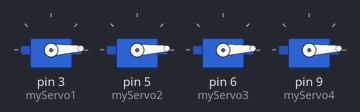
Recording of a sketch running on a simulated Arduino Uno, built with avr-gcc and run on an emulated ATmega328P. Shown: 4 × servo.

Above: at 3.05 s.
At 3.65 s:
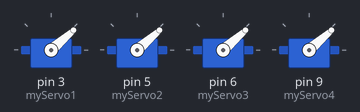
At 4.3 s:
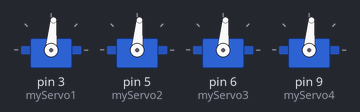
At 5.6 s:
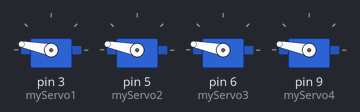
At 6.9 s:
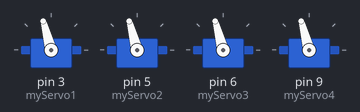
At 8.2 s:
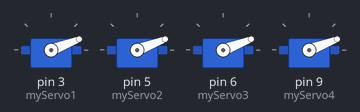
Timing chart, 0 to 10.1 s (numbered marks = the images above):
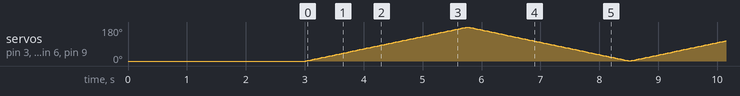

The sketch:

signalReceiver.ino
```cpp
#include<SoftwareSerial.h>
#include <Servo.h>

Servo myServo1, myServo2, myServo3, myServo4;


void setup(){
  Serial.begin(9600);
  myServo1.attach(3);
  myServo2.attach(5);
  myServo3.attach(6);
  myServo4.attach(9);
  myServo1.write(0);
  myServo2.write(0);
  myServo3.write(0);
  myServo4.write(0);
  delay(3000);
}

void loop(){
  //  while(Serial.available() == 0);
  //  while(Serial.available() > 0 ){
  //    char input = Serial.read();
  //    if(input != ' ')
  //      Serial.print(input);
  //  }

  for (int speed = 0 ; speed < 180 ; speed++){
    myServo1.write(speed);
    myServo2.write(speed);
    myServo3.write(speed);
    myServo4.write(speed);
    delay(15);
  }

  for (int speed = 180 ; speed > 0 ; speed--){
    myServo1.write(speed);
    myServo2.write(speed);
    myServo3.write(speed);
    myServo4.write(speed);
    delay(15);
  }

  //  while(Serial.available() == 0);
  //  while(Serial.available() > 0){
  //    inByte = Serial.read();
  //    while(inByte != '\n'){
  //      inString += inByte;
  //    }
  //    Serial.println(inString);
  //  }

}
```
